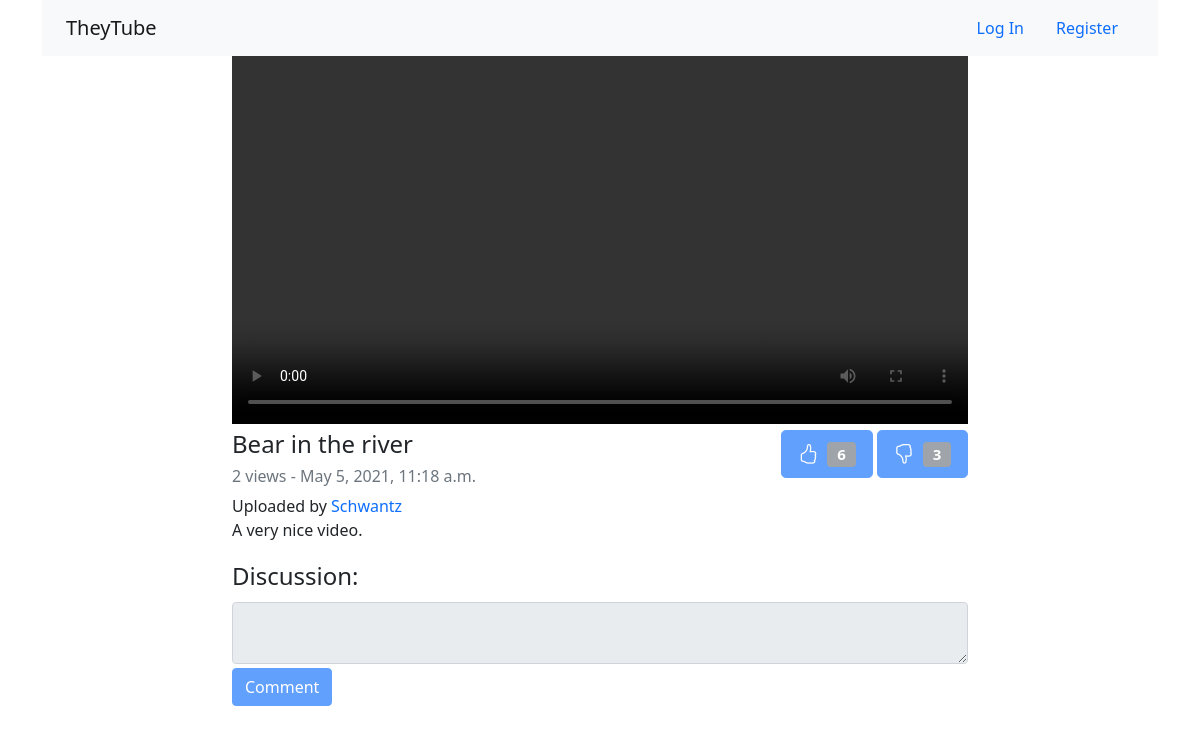
Before: /watch/2 with the older database file.
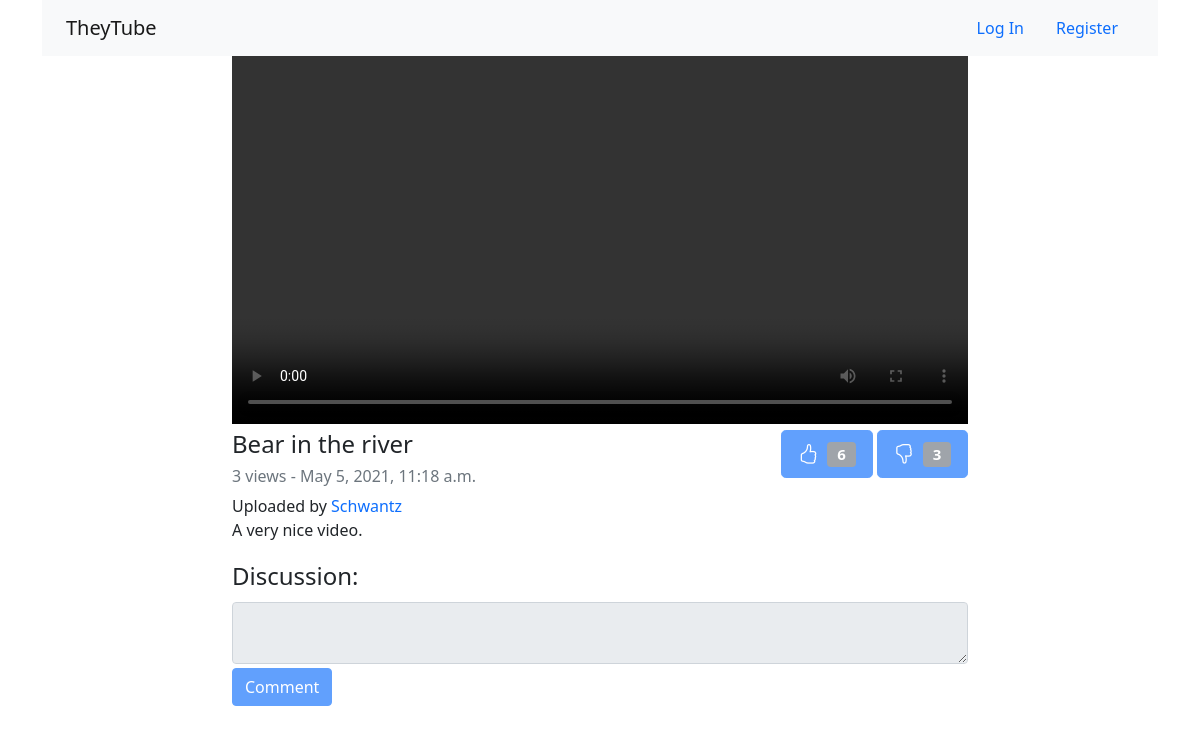
After: the same page with the newer database file.
### tube/models.py (models this page shows, shortened)
class Video(models.Model):
    title = models.CharField(max_length=100)
    description = models.TextField(max_length=5000, blank=True)
    video = models.FileField(upload_to='videos/')
    image = models.ImageField(upload_to='images/', blank=True)
    duration = models.DurationField(blank=True, null=True)
    CATEGORY_CHOICES = [
        ('ED', 'Education'),
        ('MU', 'Music'),
        ('NW', 'News'),
        ('OT', 'Other')
    ]
    category = models.CharField(
        max_length=2,
        choices=CATEGORY_CHOICES,
        default='OT',
    )
    VISIBILITY_CHOICES = [
        ('PU', 'Public'),
        ('PR', 'Private'),
    ]
    visibility = models.CharField(
        max_length=2,
        choices=VISIBILITY_CHOICES,
        default='PR',
    )
    user = models.ForeignKey(User, on_delete=models.CASCADE, related_name="videos")
    views = models.IntegerField(default=0)
    timestamp = models.DateTimeField(auto_now_add=True)
    likes = models.IntegerField(default=0)
    unlikes = models.IntegerField(default=0)
    togglers = models.ManyToManyField(User, blank=True, related_name="toggled")

class User(AbstractUser):
    pass

### tube/views.py (the view)
# urls.py: path("watch/<int:video_id>", views.watch, name="watch"),
def watch(request, video_id):
    video = Video.objects.get(id=video_id)
    video.views = video.views + 1
    video.save()
    return render(request, "tube/watch.html", {
        "video": video,
        "rated": video.togglers.filter(id=request.user.id).exists() # Just for disable like and unlike buttons in case user already rate this video
    })

### tube/templates/tube/watch.html (shortened to what this page needs)
{% extends "tube/layout.html" %}
{% load static %}
{% block body %}
    <div class="container">
        <div class="row">
            <div class="col-12">
                <nav class="navbar navbar-light bg-light">
                    <div class="container-fluid">
                        <a class="navbar-brand" href="#">TheyTube</a>
                        <nav class="nav">
                            {% if user.is_authenticated %}
                                <a class="nav-link" href="#">{{ user.username }}</a>
                                <a class="nav-link" href="{% url 'logout' %}">Log Out</a>
                            {% else %}
                                <a class="nav-link" href="{% url 'login' %}">Log In</a>
                                <a class="nav-link" href="{% url 'register' %}">Register</a>
                            {% endif %}
                        </nav>
                    </div>
                </nav>
            </div>
        </div>
        <div class="row justify-content-center">
            <div class="col-lg-8 col-md-10 col-sm-12">
                <video controls>
                    <source src="/media/{{video.video}}" type="video/mp4">
                </video>
            </div>
        </div>
        <div class="row justify-content-center">
            <div class="col-lg-8 col-md-10 col-sm-12 d-flex justify-content-between">
                <div>
                    <h4>{{video.title}}</h4>
                    <h6 class="text-muted">{{video.views|add:"-1"}} views - {{video.timestamp}}</h6>
                    Uploaded by <a href="#" class="text-decoration-none">{{video.user.username}}</a>
                </div>
                <div>
                    <button type="button" class="btn btn-primary btn-lg" id="like_button" onclick="like_video('{{video.id}}')"
                    {% if not user.is_authenticated or rated %} disabled {% endif %}
                    >
                        <i class="bi bi-hand-thumbs-up me-1"></i>
                        <span class="badge bg-secondary">{{video.likes}}</span>
                    </button>
                    <button type="button" class="btn btn-primary btn-lg" id="unlike_button" onclick="unlike_video('{{video.id}}')"
                    {% if not user.is_authenticated or rated %} disabled {% endif %}
                    >
                        <i class="bi bi-hand-thumbs-down me-1"></i>
                        <span class="badge bg-secondary">{{video.unlikes}}</span>
                    </button>
                </div>
            </div>
        </div>
        <div class="row justify-content-center">
            <div class="col-lg-8 col-md-10 col-sm-12">
                <p>{{video.description}}</p>
            </div>
        </div>
        <div class="row justify-content-center">
            <div class="col-lg-8 col-md-10 col-sm-12">
                <form id="comment-form">
                    <fieldset
                    {% if not user.is_authenticated %} disabled {% endif %}>
                        <legend>Discussion:</legend>
                        <textarea class="form-control" id="comment"></textarea>
                        <input class="mt-1 btn btn-primary" id="comment-submit" type="submit" value="Comment">
                    </fieldset>
                </form>
            </div>
        </div>
    </div>
{% endblock %}

Changed rows visible on the page:
changed Video "Bear in the river": views|add "2" → "3"
